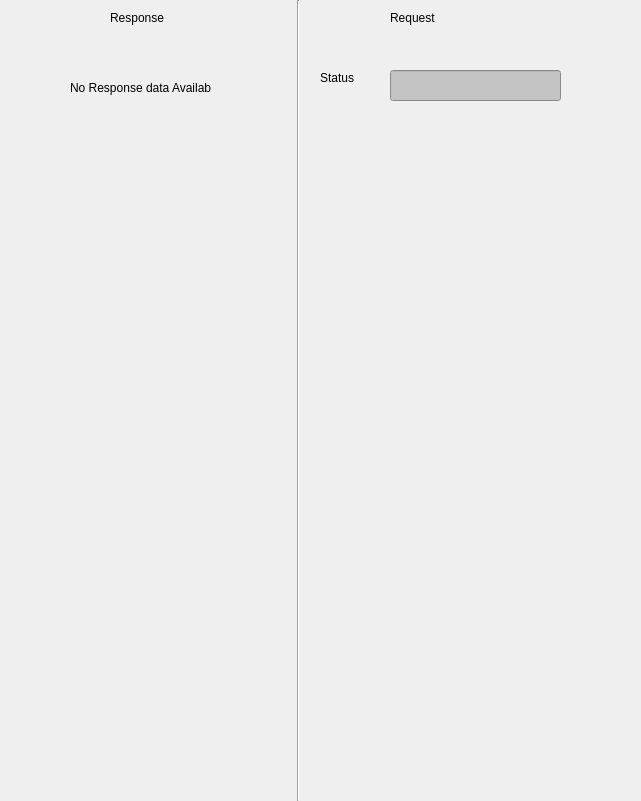
       <widget class="QWidget" name="widget_DiagnosticsStatusNotification" native="true">
        <property name="geometry">
         <rect>
          <x>0</x>
          <y>130</y>
          <width>641</width>
          <height>801</height>
         </rect>
        </property>
        <property name="font">
         <font>
          <strikeout>false</strikeout>
         </font>
        </property>
        <property name="focusPolicy">
         <enum>Qt::NoFocus</enum>
        </property>
        <property name="autoFillBackground">
         <bool>true</bool>
        </property>
        <widget class="QLabel" name="label_3">
         <property name="geometry">
          <rect>
           <x>110</x>
           <y>10</y>
           <width>61</width>
           <height>16</height>
          </rect>
         </property>
         <property name="text">
          <string>Response</string>
         </property>
        </widget>
        <widget class="Line" name="line_3">
         <property name="geometry">
          <rect>
           <x>290</x>
           <y>0</y>
           <width>16</width>
           <height>801</height>
          </rect>
         </property>
         <property name="orientation">
          <enum>Qt::Vertical</enum>
         </property>
        </widget>
        <widget class="QLabel" name="label_7">
         <property name="geometry">
          <rect>
           <x>390</x>
           <y>10</y>
           <width>61</width>
           <height>16</height>
          </rect>
         </property>
         <property name="text">
          <string>Request</string>
         </property>
        </widget>
        <widget class="QLabel" name="label_Status_diagnosticsnotification_Request">
         <property name="geometry">
          <rect>
           <x>320</x>
           <y>70</y>
           <width>81</width>
           <height>16</height>
          </rect>
         </property>
         <property name="text">
          <string>Status</string>
         </property>
        </widget>
        <widget class="QLabel" name="label_SerialNumber_bootnotification_Request_4">
         <property name="geometry">
          <rect>
           <x>70</x>
           <y>80</y>
           <width>141</width>
           <height>16</height>
          </rect>
         </property>
         <property name="text">
          <string>No Response data Available </string>
         </property>
        </widget>
        <widget class="QLineEdit" name="lineEdit_Status_diagnosticsnotification_Request">
         <property name="geometry">
          <rect>
           <x>390</x>
           <y>70</y>
           <width>171</width>
           <height>31</height>
          </rect>
         </property>
         <property name="styleSheet">
          <string notr="true">background:rgb(195,195,195)</string>
         </property>
         <property name="readOnly">
          <bool>true</bool>
         </property>
        </widget>
       </widget>
